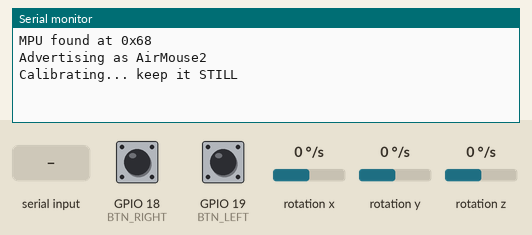
Simulated run of this sketch. Board: ESP32. Parts: the last lines printed to the serial monitor. Wiring (inferred from the names in the program): MPU-6050 motion sensor at I2C address 0x68. Inputs (shaded band) come from the test bench; at power-on: rotation x 0 °/s, rotation y 0 °/s, rotation z 0 °/s, GPIO 18 (BTN_RIGHT) HIGH, GPIO 19 (BTN_LEFT) HIGH. USB keyboard and mouse output is not drawn.

Above: at 3.9 s.
4.0 s: "S1\n" received over Serial
6.5 s: "P\n" received over Serial
8.0 s: rotation x set to -192 °/s
At 9.0 s:
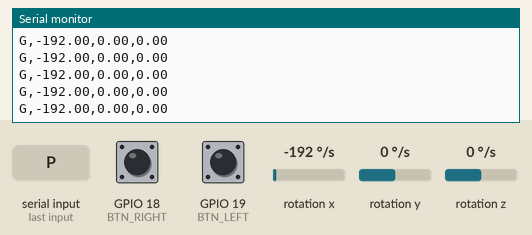
9.5 s: rotation y set to -192 °/s
At 10.4 s:
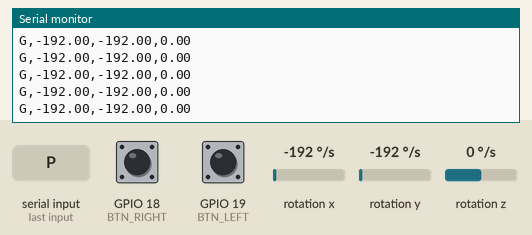
11.0 s: rotation z set to -192 °/s
At 11.8 s:
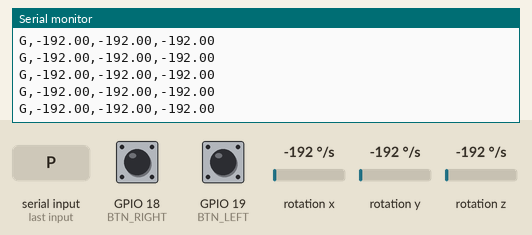

The sketch:

air_mouse.ino
```cpp
// ESP32 Air Mouse
// MPU6050 gyro -> BLE HID mouse, 2 buttons.
// Board: classic ESP32 DevKit, esp32 core 3.2.0
// Libraries: ESP32-BLE-Mouse by T-vK (patched, see README)

#include <Wire.h>
#include <BleMouse.h>
#include "esp_mac.h"

#define BAUD 115200
#define SDA_PIN   21
#define SCL_PIN   22
#define BTN_LEFT  19
#define BTN_RIGHT 18
#define MPU_ADDR  0x68

// ---- CONFIG ----
int   X_AXIS   = 2;     // 0=gx 1=gy 2=gz
int   X_SIGN   = -1;
int   Y_AXIS   = 0;
int   Y_SIGN   = -1;
float SENS     = 0.35;
float DEADZONE = 2.5;
float SMOOTH   = 0.00;

BleMouse bleMouse("AirMouse2", "Aykhan", 100);

float biasX = 0, biasY = 0, biasZ = 0;
float accX = 0, accY = 0, smX = 0, smY = 0;
bool mpuAwake = false, streaming = false;
bool lastL = false, lastR = false;

void mpuWrite(uint8_t reg, uint8_t val) {
  Wire.beginTransmission(MPU_ADDR);
  Wire.write(reg); Wire.write(val);
  Wire.endTransmission();
}

bool readGyro(float g[3]) {
  Wire.beginTransmission(MPU_ADDR);
  Wire.write(0x43);
  if (Wire.endTransmission(false) != 0) return false;
  if (Wire.requestFrom(MPU_ADDR, 6) != 6) return false;
  for (int i = 0; i < 3; i++) {
    int16_t v = (Wire.read() << 8) | Wire.read();
    g[i] = v / 65.5;  // +-500 dps range
  }
  return true;
}

void calibrate() {
  Serial.println("Calibrating... keep it STILL");
  float s[3] = {0, 0, 0}, g[3];
  int n = 0;
  for (int i = 0; i < 500; i++) {
    if (readGyro(g)) { s[0] += g[0]; s[1] += g[1]; s[2] += g[2]; n++; }
    delay(3);
  }
  if (n == 0) { Serial.println("MPU NOT RESPONDING"); return; }
  biasX = s[0] / n; biasY = s[1] / n; biasZ = s[2] / n;
  Serial.println("Calibration done");
}

void wakeMPU() {
  if (mpuAwake) return;
  mpuWrite(0x6B, 0x00);  // wake
  mpuWrite(0x1A, 0x03);  // low pass ~44 Hz
  mpuWrite(0x1B, 0x08);  // gyro +-500 dps
  delay(100);
  calibrate();
  mpuAwake = true;
}

void printCfg() {
  Serial.printf("CFG,%d,%d,%d,%d,%.3f,%.2f,%.3f\n", X_AXIS, X_SIGN, Y_AXIS, Y_SIGN, SENS, DEADZONE, SMOOTH);
}

// Serial commands (optional, over USB at 115200):
//   C,xa,xs,ya,ys,sens,dead,smooth   set config
//   S1 / S0                          start / stop gyro stream
//   K                                recalibrate
//   P                                print config
void runCmd(char* s) {
  if (s[0] == 'C' && s[1] == ',') {
    int xa, xs, ya, ys; float se, de, sm;
    if (sscanf(s + 2, "%d,%d,%d,%d,%f,%f,%f", &xa, &xs, &ya, &ys, &se, &de, &sm) == 7) {
      X_AXIS = constrain(xa, 0, 2); X_SIGN = xs < 0 ? -1 : 1;
      Y_AXIS = constrain(ya, 0, 2); Y_SIGN = ys < 0 ? -1 : 1;
      SENS = se; DEADZONE = de; SMOOTH = constrain(sm, 0.0, 0.95);
      Serial.println("OK,C");
    }
  } else if (!strcmp(s, "S1")) { wakeMPU(); streaming = true; }
  else if (!strcmp(s, "S0")) { streaming = false; }
  else if (!strcmp(s, "K"))  { if (mpuAwake) calibrate(); }
  else if (!strcmp(s, "P"))  { printCfg(); }
}

void handleSerial() {
  static char buf[96]; static uint8_t n = 0;
  while (Serial.available()) {
    char c = Serial.read();
    if (c == '\n' || c == '\r') { if (n) { buf[n] = 0; runCmd(buf); n = 0; } }
    else if (n < sizeof(buf) - 1) buf[n++] = c;
  }
}

void setup() {
  // fresh BLE address so macOS doesn't reuse stale bond keys
  uint8_t newMac[6] = {0x02, 0xA1, 0xB2, 0xC3, 0xD4, 0x10};
  esp_base_mac_addr_set(newMac);

  Serial.begin(BAUD);
  pinMode(BTN_LEFT, INPUT_PULLUP);
  pinMode(BTN_RIGHT, INPUT_PULLUP);

  Wire.begin(SDA_PIN, SCL_PIN);
  Wire.beginTransmission(MPU_ADDR);
  Serial.println(Wire.endTransmission() == 0 ? "MPU found at 0x68" : "MPU NOT FOUND");
  mpuWrite(0x6B, 0x40);  // asleep until BLE connects or S1 is sent over serial

  bleMouse.begin();
  Serial.println("Advertising as AirMouse2");
}

void loop() {
  handleSerial();

  bool conn = bleMouse.isConnected();
  if (conn && !mpuAwake) { delay(3000); wakeMPU(); Serial.println("Mouse LIVE"); }
  if (!mpuAwake) { delay(5); return; }

  static uint32_t last = 0;
  if (millis() - last < 10) return;  // 100 Hz
  last = millis();

  float g[3];
  if (!readGyro(g)) return;
  g[0] -= biasX; g[1] -= biasY; g[2] -= biasZ;

  static uint8_t tick = 0;
  if (streaming && (++tick % 2 == 0)) Serial.printf("G,%.2f,%.2f,%.2f\n", g[0], g[1], g[2]);

  if (!conn) return;

  float mx = fabs(g[X_AXIS]) > DEADZONE ? g[X_AXIS] * X_SIGN * SENS : 0;
  float my = fabs(g[Y_AXIS]) > DEADZONE ? g[Y_AXIS] * Y_SIGN * SENS : 0;
  smX = smX * SMOOTH + mx * (1 - SMOOTH);
  smY = smY * SMOOTH + my * (1 - SMOOTH);

  accX += smX; accY += smY;
  int dx = (int)accX, dy = (int)accY;
  accX -= dx; accY -= dy;
  dx = constrain(dx, -127, 127);
  dy = constrain(dy, -127, 127);
  if (dx || dy) bleMouse.move(dx, dy);

  bool l = digitalRead(BTN_LEFT) == LOW;
  bool r = digitalRead(BTN_RIGHT) == LOW;
  if (l != lastL) { l ? bleMouse.press(MOUSE_LEFT)  : bleMouse.release(MOUSE_LEFT);  lastL = l; }
  if (r != lastR) { r ? bleMouse.press(MOUSE_RIGHT) : bleMouse.release(MOUSE_RIGHT); lastR = r; }
}
```

Measured:
- after the input at 8.0 s, the serial monitor: prints a new line at once (image 1)
- after the input at 9.5 s, the serial monitor: prints a new line at once (image 2)
- after the input at 11.0 s, the serial monitor: prints a new line at once (image 3)
